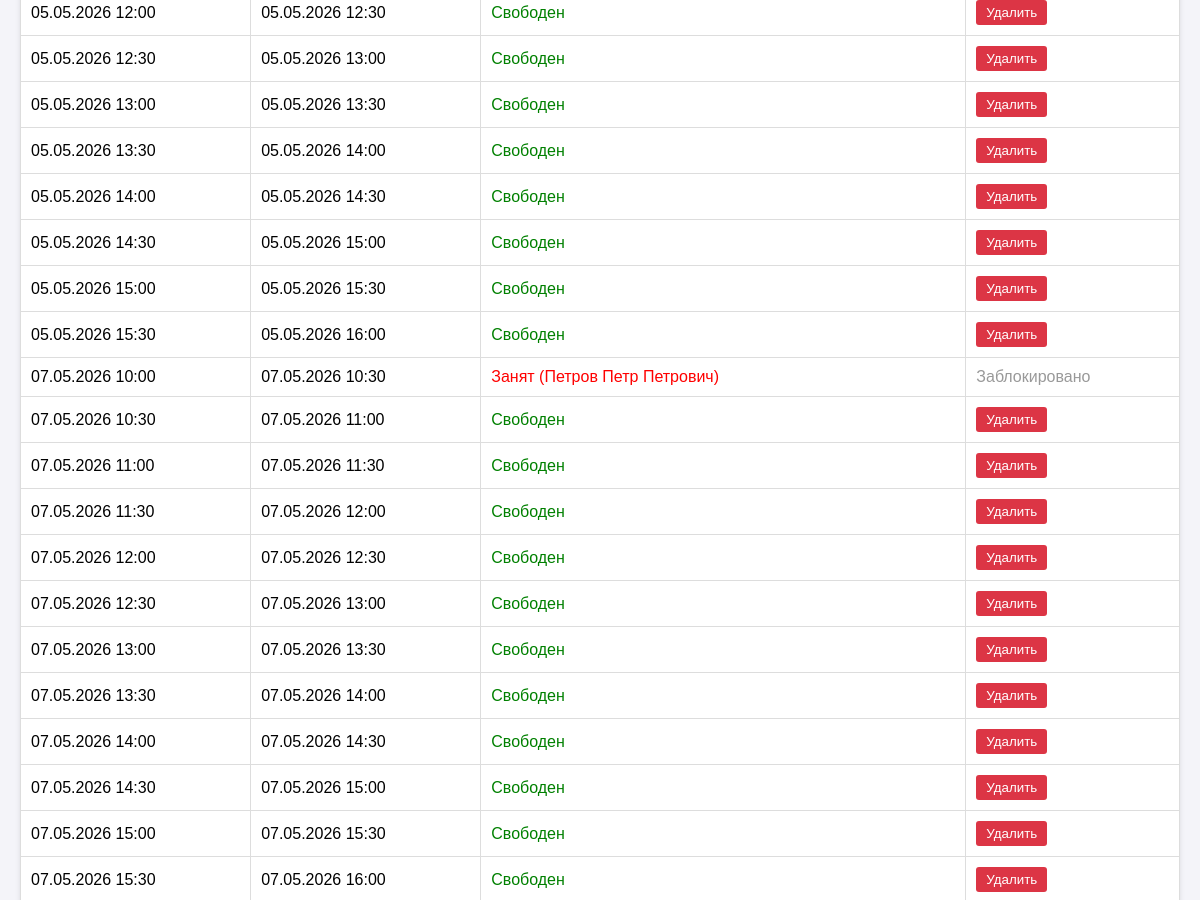
/admin/schedule/7 (signed in, middle part), run on an earlier commit of the app's database.
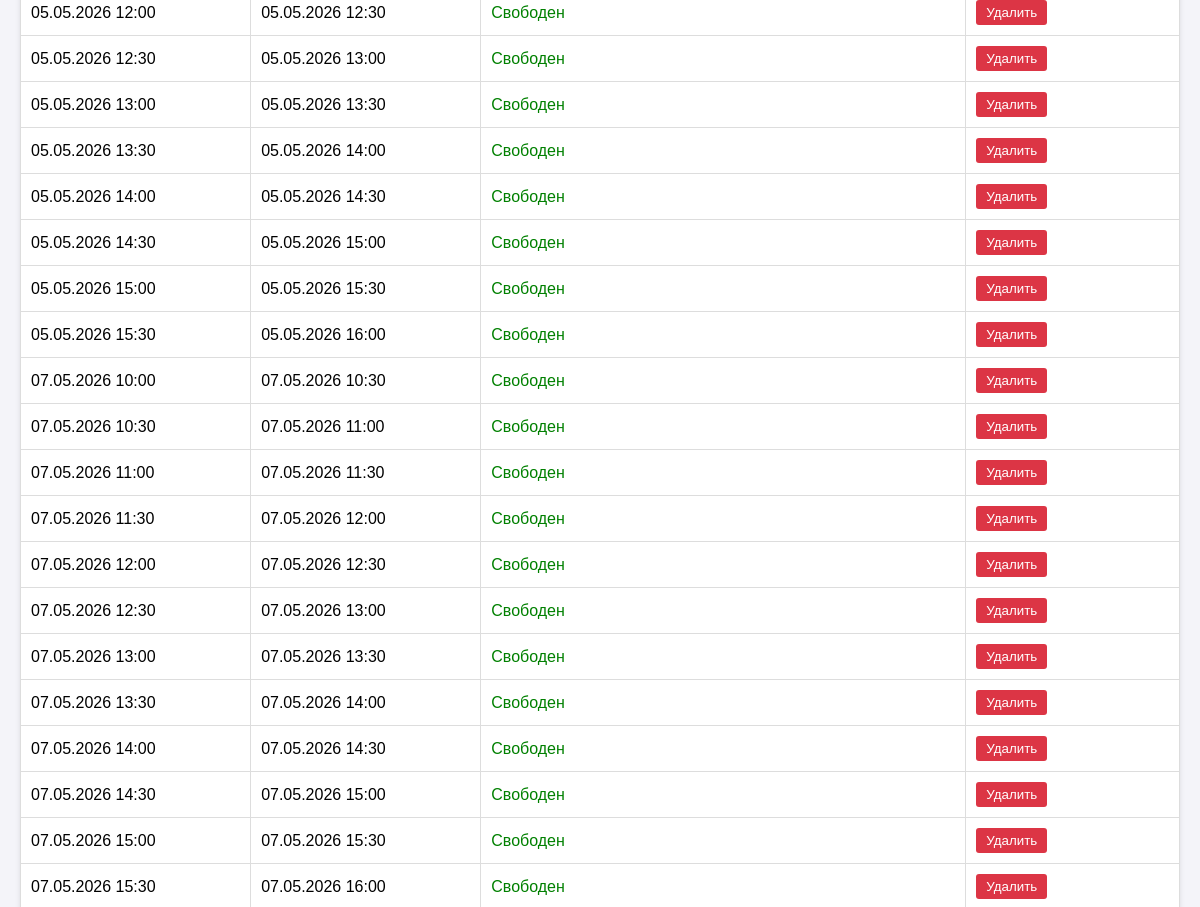
And on a later commit of the database.
### app/models.py (models this page shows, shortened)
class ScheduleSlot(db.Model):
    __tablename__ = 'schedule_slots'
    id = db.Column(db.Integer, primary_key=True)
    doctor_id = db.Column(db.Integer, db.ForeignKey('users.id'), nullable=False)
    start_time = db.Column(db.DateTime, nullable=False, index=True)
    end_time = db.Column(db.DateTime, nullable=False)
    is_available = db.Column(db.Boolean, default=True) # True - свободно, False - занято/отменено
    appointment = db.relationship('Appointment', uselist=False, backref='slot')

class User(UserMixin, db.Model):
    __tablename__ = 'users'
    id = db.Column(db.Integer, primary_key=True)
    username = db.Column(db.String(64), index=True, unique=True)
    email = db.Column(db.String(120), index=True, unique=True)
    phone = db.Column(db.String(20), index=True, unique=True)
    password_hash = db.Column(db.String(256))
    role = db.Column(db.String(20), index=True, default='patient')
    specialty = db.Column(db.String(100), nullable=True) # Для врача
    office_number = db.Column(db.String(10), nullable=True) # Для врача
    oms_number = db.Column(db.String(20), nullable=True) # Для пациента
    created_at = db.Column(db.DateTime, default=datetime.utcnow)
    appointments_as_patient = db.relationship('Appointment', foreign_keys='Appointment.patient_id', backref='patient', lazy='dynamic')
    appointments_as_doctor = db.relationship('Appointment', foreign_keys='Appointment.doctor_id', backref='doctor', lazy='dynamic')
    schedule_slots = db.relationship('ScheduleSlot', backref='doctor', lazy='dynamic')
    action_logs = db.relationship('ActionLog', backref='user', lazy='dynamic')

### app/admin/routes.py (the view)
@bp.route('/schedule/<int:doctor_id>')
@login_required
@role_required('admin')
def manage_schedule(doctor_id):
    doctor = User.query.get_or_404(doctor_id)
    if doctor.role != 'doctor':
        flash('Выберите врача для управления расписанием.')
        return redirect(url_for('admin.manage_doctors'))
    slots = ScheduleSlot.query.filter_by(doctor_id=doctor.id).order_by(ScheduleSlot.start_time).all()
    return render_template('admin/manage_schedule.html', title=f'Расписание: {doctor.username}', doctor=doctor, slots=slots)

### app/models.py (called while the page is built)
@login_manager.user_loader
def load_user(user_id):
    return User.query.get(int(user_id))

### app/utils.py (called while the page is built)
def role_required(role):
    def decorator(f):
        @wraps(f)
        def decorated_function(*args, **kwargs):
            if not current_user.is_authenticated:
                return redirect(url_for('auth.login'))
            if current_user.role != role:
                flash('У вас нет доступа к этой странице.')
                return redirect(url_for('main.index'))
            return f(*args, **kwargs)
        return decorated_function
    return decorator

### app/templates/admin/manage_schedule.html (shortened to what this page needs)
{% extends "base.html" %}
{% block content %}
                {% set days = [('0', 'Пн'), ('1', 'Вт'), ('2', 'Ср'), ('3', 'Чт'), ('4', 'Пт'), ('5', 'Сб'), ('6', 'Вс')] %}
<table style="width:100%; border-collapse:collapse; background:white; box-shadow:0 0 5px rgba(0,0,0,0.1);">
    {% for slot in slots %}
    <tr>
        <td style="border:1px solid #ddd; padding:10px;">{{ slot.start_time.strftime('%d.%m.%Y %H:%M') }}</td>
        <td style="border:1px solid #ddd; padding:10px;">{{ slot.end_time.strftime('%d.%m.%Y %H:%M') }}</td>
        <td style="border:1px solid #ddd; padding:10px; color:{% if slot.is_available %}green{% else %}red{% endif %};">
            {% if slot.is_available %}Свободен{% else %}Занят ({{ slot.appointment.patient.username }}){% endif %}
        </td>
        <td style="border:1px solid #ddd; padding:10px;">
            {% if slot.is_available %}
            <form action="{{ url_for('admin.delete_slot', slot_id=slot.id) }}" method="post" onsubmit="return confirm('Удалить слот?');">
                <button type="submit" style="border:none; background:#dc3545; color:white; padding:5px 10px; border-radius:3px; cursor:pointer;">Удалить</button>
            </form>
            {% else %}
            <span style="color:#999;">Заблокировано</span>
            {% endif %}
        </td>
    </tr>
    {% else %}
    <tr><td colspan="4" style="border:1px solid #ddd; padding:10px; text-align:center;">Расписание пусто.</td></tr>
    {% endfor %}
</table>
{% endblock %}

What changed in the data, as far as the page shows it:
changed ScheduleSlot (number 9 of 20 on the later page): appointment.patient.username "Петров Петр Петрович" → (not shown); is_available "Занят ( ) Заблокировано" → "Свободен Удалить"
